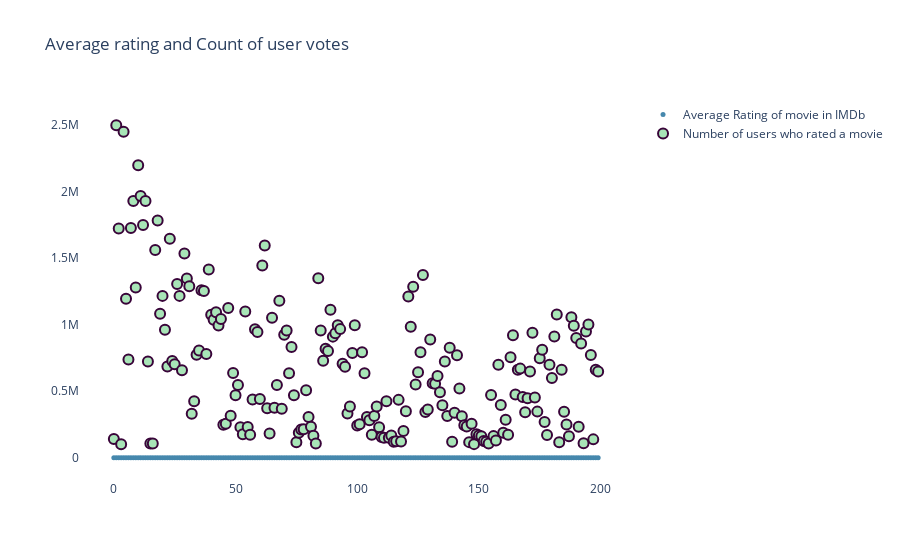

Source (notebook cell):
### Code cell
df = data.head(200).copy()

trace1 = go.Scatter(
    x = df.index,
    y = df.IMDb_rating,
    mode = "markers",
    name = "Average Rating of movie in IMDb",
    marker =dict( color = "rgb(70,136,173)",size=5,
        ),
    text = df.name
)
trace2 = go.Scatter(
    x = df.index,
    y = df.IMDb_votes,
    mode ="markers",
    name = "Number of users who rated a movie",
    marker =dict (
        color = "rgb(168, 229, 183)",
        size = 10,
        line = dict(
            color = "rgb(57, 4, 57)",
            width = 2
        )
    ),
    text = df.name
)
data1 = [trace1,trace2]
layout = dict( title = " Average rating and Count of user votes",hovermode = "x",
              xaxis = {'showgrid' : False},yaxis = {'showgrid' : False},
             paper_bgcolor='rgba(0,0,0,0)',plot_bgcolor='rgba(0,0,0,0)')
fig = dict ( data = data1 , layout = layout)
iplot( fig)

### Figure 1 — Plotly figure (JSON) as saved in the notebook; plotly's stock layout.template omitted (floating-point values rounded to 4 significant figures; data arrays with more than 128 entries replaced by an {"elided": "..."} marker saying what was removed)
{"data": [{"marker": {"color": "rgb(70,136,173)", "size": 5}, "mode": "markers", "name": "Average Rating of movie in IMDb", "text": {"elided": "200 str values"}, "type": "scatter", "x": {"elided": "200 int values"}, "y": {"elided": "200 float values"}}, {"marker": {"color": "rgb(168, 229, 183)", "line": {"color": "rgb(57, 4, 57)", "width": 2}, "size": 10}, "mode": "markers", "name": "Number of users who rated a movie", "text": {"elided": "200 str values"}, "type": "scatter", "x": {"elided": "200 int values"}, "y": {"elided": "200 int values"}}], "layout": {"hovermode": "x", "paper_bgcolor": "rgba(0,0,0,0)", "plot_bgcolor": "rgba(0,0,0,0)", "title": {"text": " Average rating and Count of user votes"}, "xaxis": {"showgrid": false}, "yaxis": {"showgrid": false}}}
